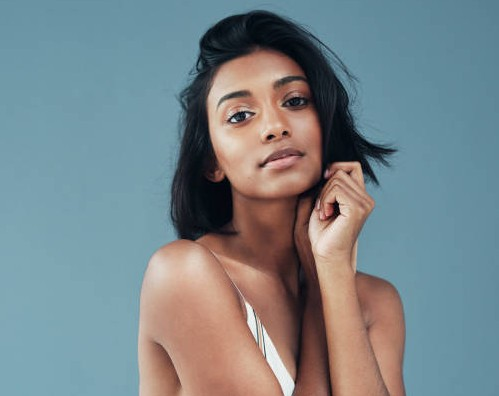
#> input picture ContrastLux/Imagens de Exemplo/modelo.jpg, 499 x 396 px
$ jupyter execute main.ipynb
#> lines starting #> are read from the running program, lines starting #| are printed output that depends on the picture
[cell 1]
import numpy as np
import cv2
from tqdm import tqdm
from tkinter import Tk, filedialog

[cell 2]
ESCAPE_KEY_ASCII = 27

def onChange(value):
    pass

def process_image(img_bgr, contrast_value, brightness_value, use_clahe):
    img_float = img_bgr.astype(np.float32)
    contraste = contrast_value / 100.0
    ajustada = contraste * (img_float - 128) + 128 + brightness_value
    ajustada = np.clip(ajustada, 0, 255).astype(np.uint8)

    if not use_clahe:
        return ajustada

    lab = cv2.cvtColor(ajustada, cv2.COLOR_BGR2LAB)
    l, a, b = cv2.split(lab)
    clahe = cv2.createCLAHE(clipLimit=2.0, tileGridSize=(8, 8))
    l_clahe = clahe.apply(l)
    lab_clahe = cv2.merge((l_clahe, a, b))
    return cv2.cvtColor(lab_clahe, cv2.COLOR_LAB2BGR)

def resize_keep_aspect(img, scale):
    """Redimensiona mantendo a proporção"""
    h, w = img.shape[:2]
    new_w = int(w * scale)
    new_h = int(h * scale)
    return cv2.resize(img, (new_w, new_h), interpolation=cv2.INTER_LINEAR)

def show_centered(windowTitle, img, copyimg, apply_clahe, zoom_scale):
    """
    Mostra a imagem original e a processada, lado a lado,
    centralizadas em uma janela com fundo cinza.
    """
    # aplica zoom
    img_zoom = resize_keep_aspect(img, zoom_scale)
    copyimg_zoom = resize_keep_aspect(copyimg, zoom_scale)

    combined = np.hstack((img_zoom, copyimg_zoom))

    # Tamanho da tela
    screen_res = 1920, 1080
    try:
        import tkinter as tk
        root = tk.Tk()
        screen_res = root.winfo_screenwidth(), root.winfo_screenheight()
        root.destroy()
    except:
        pass

    win_w, win_h = screen_res

    # Fundo cinza (com altura extra p/ trackbars)
    canvas_h = max(combined.shape[0], win_h - 100)
    canvas_w = max(combined.shape[1], win_w)
    canvas = np.full((canvas_h, canvas_w, 3), 200, dtype=np.uint8)  # fundo cinza

    # Calcula posição central
    y_off = (canvas_h - combined.shape[0]) // 2
    x_off = (canvas_w - combined.shape[1]) // 2

    # Cola a imagem no centro
    canvas[y_off:y_off+combined.shape[0], x_off:x_off+combined.shape[1]] = combined

    # === textos ===
    font = cv2.FONT_HERSHEY_SIMPLEX
    font_scale = 1.2
    thickness = 2
    color = (255, 255, 255)
    shadow_color = (50, 50, 50)
    y_pos = y_off + 40  # ajustado pela margem

    cv2.putText(canvas, "ANTES", (x_off + 30, y_pos), font, font_scale, shadow_color, thickness + 2, cv2.LINE_AA)
    cv2.putText(canvas, "ANTES", (x_off + 30, y_pos), font, font_scale, color, thickness, cv2.LINE_AA)
    cv2.putText(canvas, "DEPOIS", (x_off + img_zoom.shape[1] + 30, y_pos), font, font_scale, shadow_color, thickness + 2, cv2.LINE_AA)
    cv2.putText(canvas, "DEPOIS", (x_off + img_zoom.shape[1] + 30, y_pos), font, font_scale, color, thickness, cv2.LINE_AA)

    # Status CLAHE + Zoom
    clahe_status = f"CLAHE: {'ON' if apply_clahe else 'OFF'} | Zoom: {int(zoom_scale*100)}%"
    text_size, _ = cv2.getTextSize(clahe_status, font, font_scale, thickness)
    text_x = canvas.shape[1] - text_size[0] - 20
    text_y = canvas.shape[0] - 20
    cv2.putText(canvas, clahe_status, (text_x, text_y), font, font_scale, shadow_color, thickness + 2, cv2.LINE_AA)
    cv2.putText(canvas, clahe_status, (text_x, text_y), font, font_scale, color, thickness, cv2.LINE_AA)

    cv2.imshow(windowTitle, canvas)

# === Selecionar a Imagem ===
Tk().withdraw()
file_path = filedialog.askopenfilename(
    title="Selecione uma imagem",
    filetypes=[("Imagens", "*.jpg;*.jpeg;*.png;*.bmp;*.tiff")]
)
#> the answer given: Imagens de Exemplo/modelo.jpg

if not file_path:
    print("Nenhuma imagem selecionada. Encerrando...")
    exit()

img = cv2.imread(file_path)
#> img is the input picture: shape (396, 499, 3); mean B, G, R 138.6, 133.8, 120.9
if img is None:
    print("Erro ao carregar a imagem. Encerrando...")
    exit()

copyimg = img.copy()

# === Criar janela principal ===
windowTitle = "Ajuste de Brilho e Contraste (Antes e Depois)"
cv2.namedWindow(windowTitle, cv2.WINDOW_NORMAL)

# Trackbars
cv2.createTrackbar("Contraste", windowTitle, 100, 200, onChange)
cv2.createTrackbar("Brilho", windowTitle, 0, 200, onChange)

prev_contrast = cv2.getTrackbarPos("Contraste", windowTitle)
prev_brightness = cv2.getTrackbarPos("Brilho", windowTitle)
apply_clahe = True
force_update = True

# zoom inicial
zoom_scale = 1.2

while True:
    current_contrast = cv2.getTrackbarPos("Contraste", windowTitle)
    current_brightness = cv2.getTrackbarPos("Brilho", windowTitle)

    changed = (current_contrast != prev_contrast) or (current_brightness != prev_brightness)

    if changed or force_update:
        for _ in tqdm(range(1), desc="Aplicando ajustes", unit="passo"):
            copyimg = process_image(img, current_contrast, current_brightness, apply_clahe)
#> this loop made 1 pass
#> pass 1, in process_image, `l, a, b = cv2.split(lab)`:
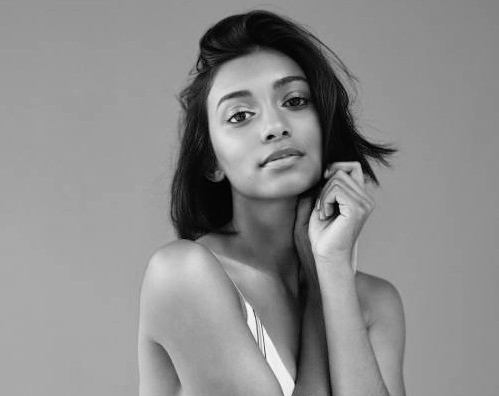
#> l: shape (396, 499); min 0, max 255, mean 140
#> pass 1, in process_image, `l, a, b = cv2.split(lab)`:
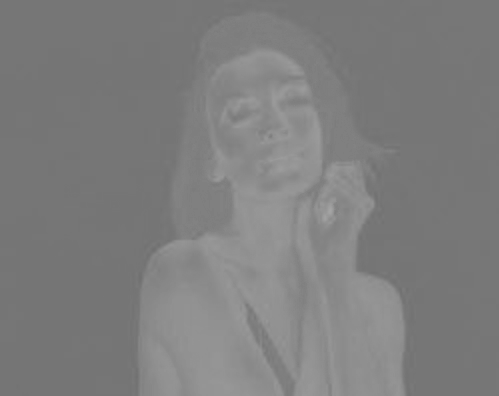
#> a: shape (396, 499); min 112, max 165, mean 126

        prev_contrast = current_contrast
        prev_brightness = current_brightness
        force_update = False

    show_centered(windowTitle, img, copyimg, apply_clahe, zoom_scale)
#> call 2 of resize_keep_aspect, with scale = 1.2
#> in resize_keep_aspect (call 2), `return cv2.resize(img, (new_w, new_h), interpolation=cv2.INTER_LINEAR)`:
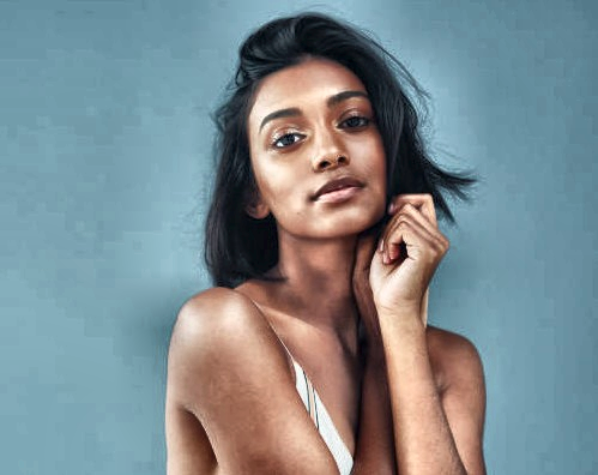
#> returned value: shape (475, 598, 3); mean of channels 0, 1, 2 143.7, 139, 125.8; drawn as B, G, R
#> in show_centered, `combined = np.hstack((img_zoom, copyimg_zoom))`:
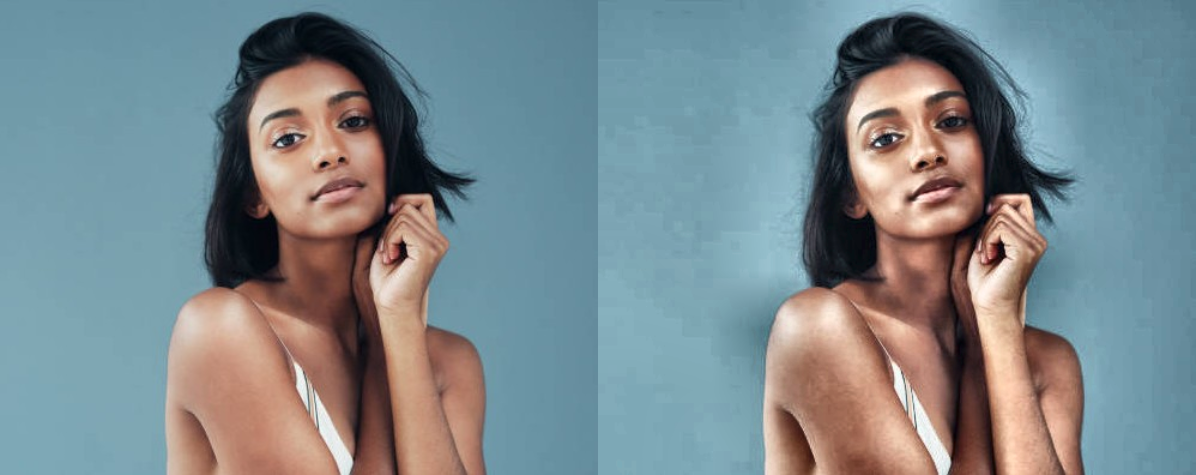
#> combined: shape (475, 1196, 3); mean B, G, R 141.1, 136.4, 123.3
#> in show_centered, `canvas[y_off:y_off+combined.shape[0], x_off:x_off+combined.shape[1]] =..`:
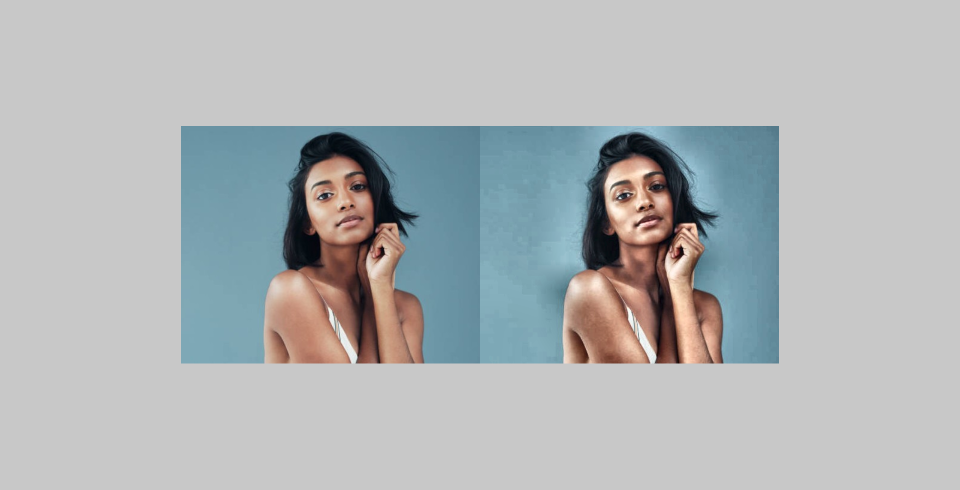
#> canvas: shape (980, 1920, 3) (shown at 1/2 size); mean B, G, R 182.2, 180.8, 176.9
#> in show_centered, `cv2.putText(canvas, clahe_status, (text_x, text_y), font, font_scale, ..`:
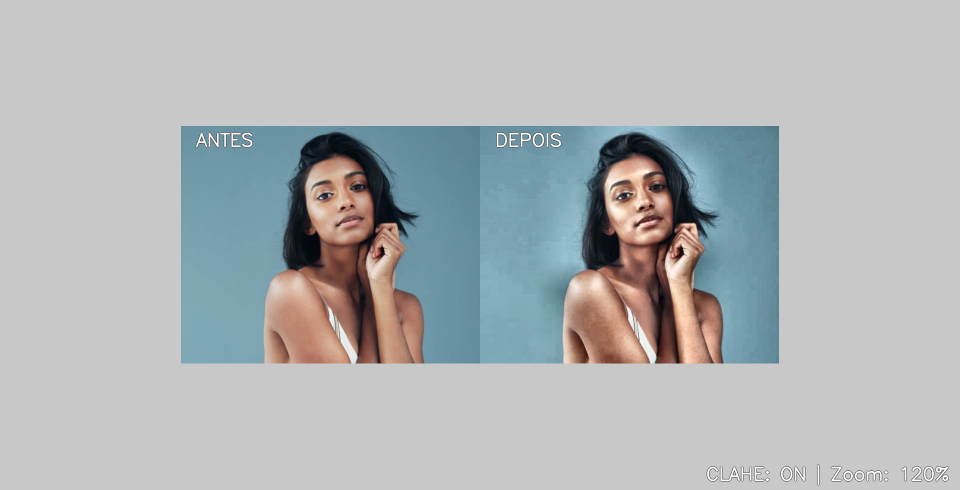
#> canvas: shape (980, 1920, 3) (shown at 1/2 size); mean B, G, R 182.2, 180.8, 176.9

    key = cv2.waitKey(1) & 0xFF
#> (key Esc is pressed here)
    if key == ESCAPE_KEY_ASCII:
        break
    elif key == ord('c'):
        apply_clahe = not apply_clahe
        force_update = True
        print(f"CLAHE {'ativado' if apply_clahe else 'desativado'}.")
    elif key == ord('r'):
        cv2.setTrackbarPos("Contraste", windowTitle, 100)
        cv2.setTrackbarPos("Brilho", windowTitle, 0)
        prev_contrast = 100
        prev_brightness = 0
        force_update = True
        print("🔄 Brilho e contraste resetados para os valores padrão.")
    elif key == ord('+') or key == ord('='):  # zoom in
        zoom_scale = min(3.0, zoom_scale + 0.1)  # até 300%
        force_update = True
        print(f"🔍 Zoom: {int(zoom_scale*100)}%")
    elif key == ord('-') or key == ord('_'):  # zoom out
        zoom_scale = max(0.5, zoom_scale - 0.1)  # mínimo 50%
        force_update = True
        print(f"🔍 Zoom: {int(zoom_scale*100)}%")

cv2.destroyAllWindows()

# === Salvar ===
Tk().withdraw()
save_path = filedialog.asksaveasfilename(
    defaultextension=".jpg",
    filetypes=[("JPEG", "*.jpg"), ("PNG", "*.png"), ("BMP", "*.bmp"), ("TIFF", "*.tiff")],
    title="Salvar imagem editada como..."
)

if save_path:
    cv2.imwrite(save_path, copyimg)
    print(f"✅ Imagem salva em: {save_path}")
else:
    print("❌ Imagem não salva.")

$ run again, on ContrastLux/Imagens de Exemplo/tubarao.jpg
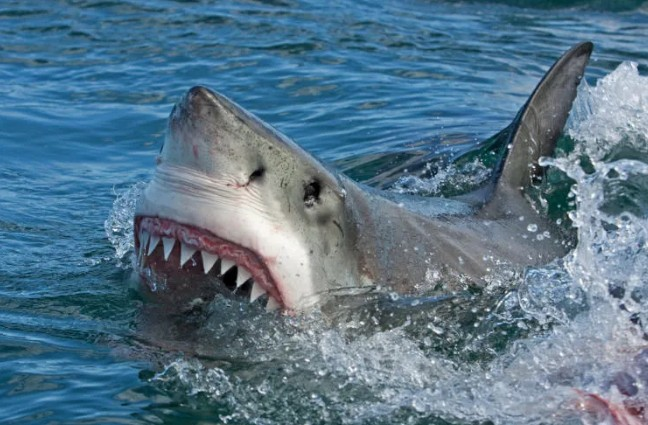
#> input picture ContrastLux/Imagens de Exemplo/tubarao.jpg, 648 x 425 px
#> img is the input picture: shape (425, 648, 3); mean B, G, R 137.9, 117.9, 87.7
#> in show_centered, `combined = np.hstack((img_zoom, copyimg_zoom))`:
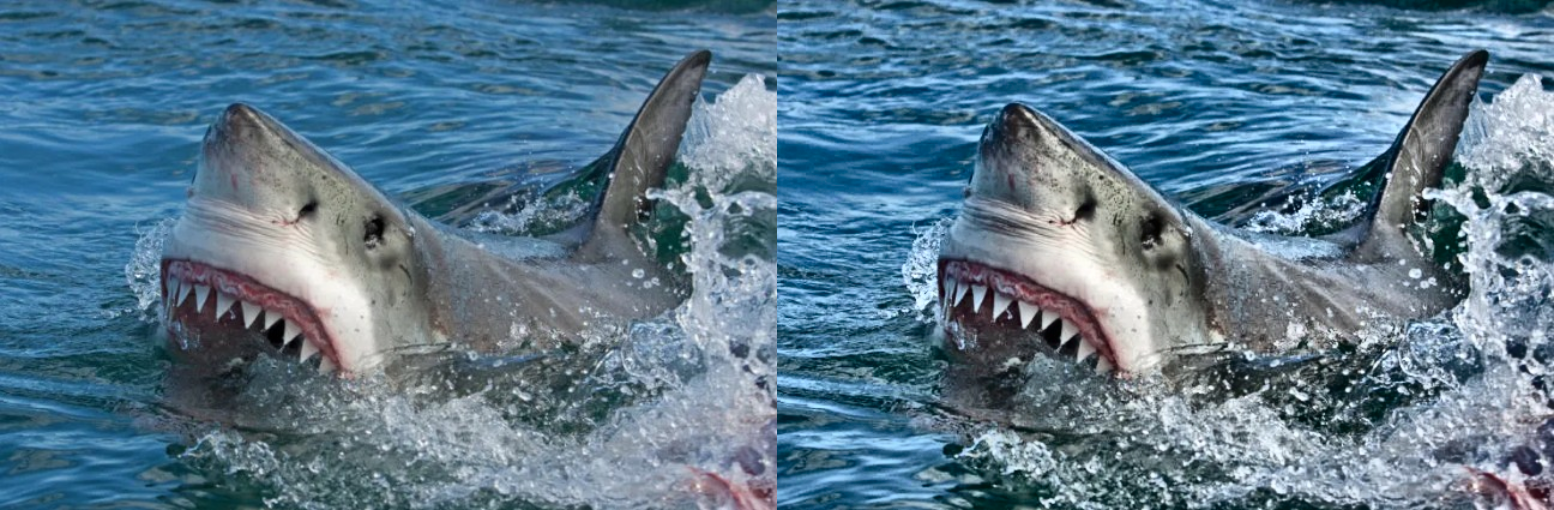
#> combined: shape (510, 1554, 3); mean B, G, R 141, 121, 90.7
#> in show_centered, `cv2.putText(canvas, clahe_status, (text_x, text_y), font, font_scale, ..`:
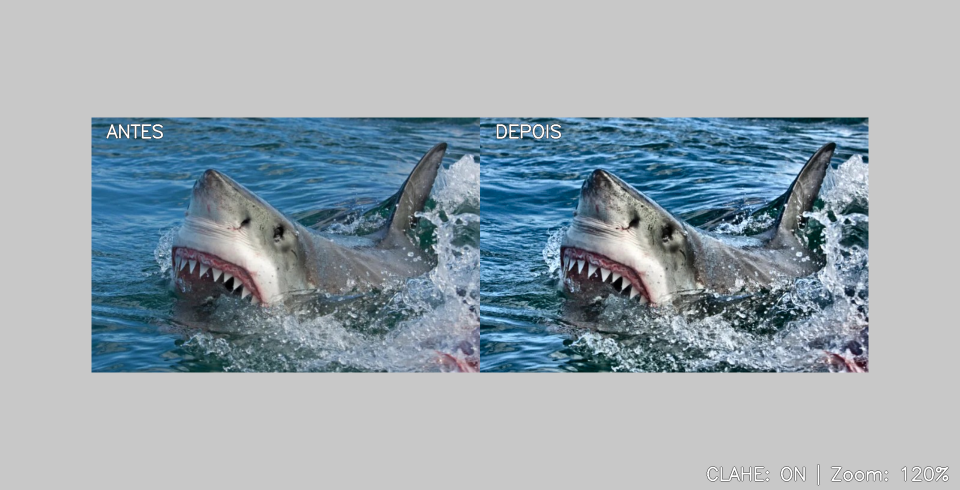
#> canvas: shape (980, 1920, 3) (shown at 1/2 size); mean B, G, R 175.1, 166.8, 154.2
